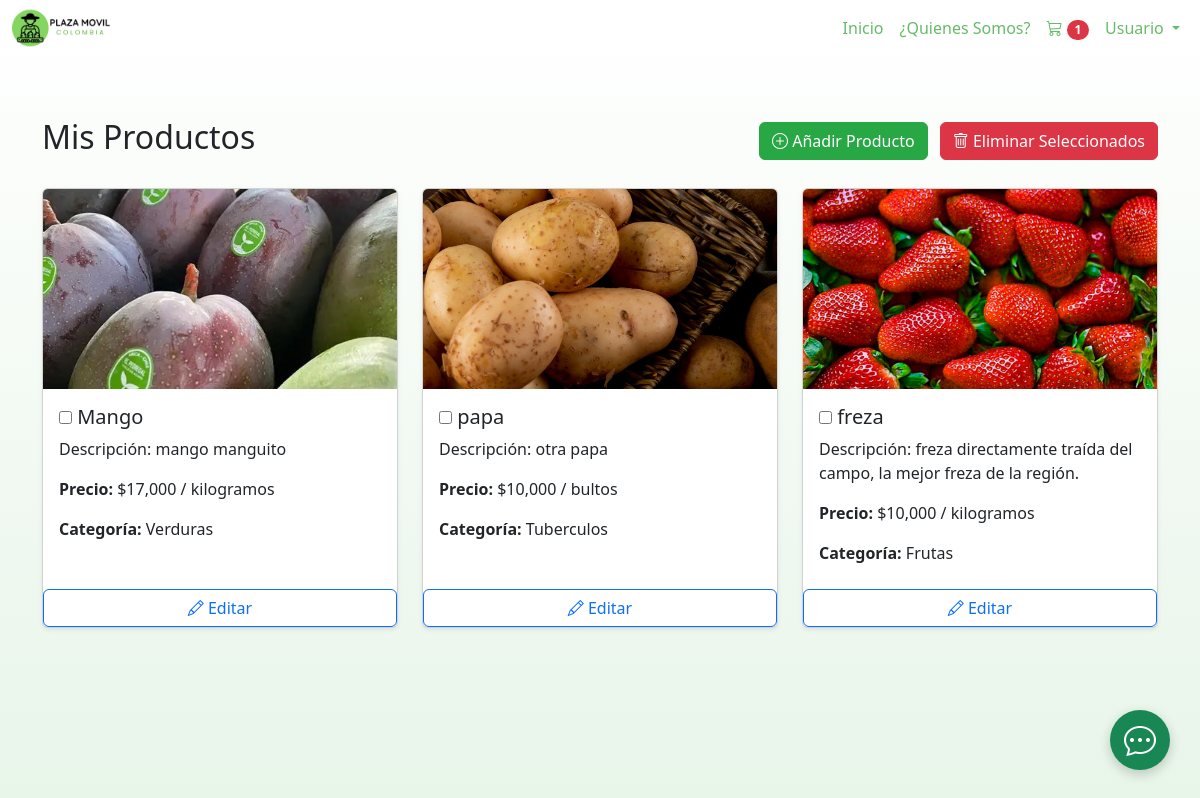
Page /view/mis_productos.php (signed in) on the earlier database version.
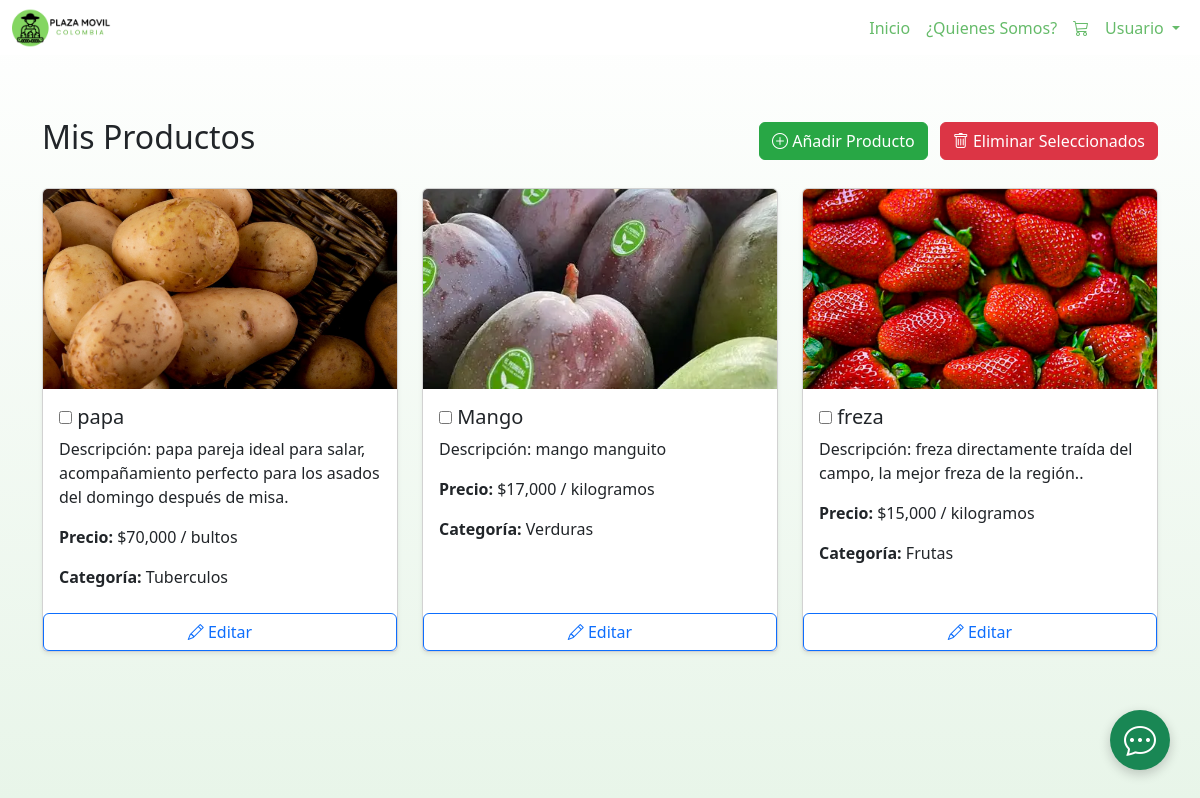
Same page on the later database version.
### tables this page shows
CREATE TABLE `productos` (
  `id_producto` int(11) NOT NULL,
  `id_agricultor` int(10) DEFAULT NULL,
  `id_categoria` int(10) DEFAULT NULL,
  `descripcion` varchar(250) DEFAULT NULL,
  `nombre` varchar(50) DEFAULT NULL,
  `stock` int(20) DEFAULT NULL,
  `precio_unitario` int(10) DEFAULT NULL,
  `id_unidad` int(10) DEFAULT NULL,
  `foto` varchar(100) DEFAULT NULL,
  `fecha_publicacion` date DEFAULT NULL
);

CREATE TABLE `unidades_de_medida` (
  `id_unidad` int(11) NOT NULL,
  `nombre` varchar(20) DEFAULT NULL
);

CREATE TABLE `categoria` (
  `id_categoria` int(11) NOT NULL,
  `nombre` varchar(20) DEFAULT NULL,
  `descripcion` varchar(50) DEFAULT NULL
);

### model/carrito_model.php (called while the page is built, shortened)
<?php
class CarritoModel {
    private $pdo;
    public function __construct($pdo) {
        $this->pdo = $pdo;
    }
    public function obtenerCarritoPorUsuario($id_usuario) {
        $stmt = $this->pdo->prepare("SELECT id_usuario FROM usuarios WHERE id_usuario = ?");
        $stmt->execute([$id_usuario]);
        $usuario = $stmt->fetch(PDO::FETCH_ASSOC);
        $stmt = $this->pdo->prepare("SELECT * FROM carrito WHERE id_usuario = ?");
        $stmt->execute([$id_usuario]);
        $carrito = $stmt->fetch(PDO::FETCH_ASSOC);
        return $carrito;
    }
}

### model/detalle_carrito_model.php (called while the page is built, shortened)
<?php
class DetalleCarritoModel {
    private $pdo;
    public function __construct($pdo) {
        $this->pdo = $pdo;
    }
    public function contarProductosUnicos($id_carrito) {
        $sql = "SELECT COUNT(*) as total FROM carrito_detalle WHERE id_carrito = ?";
        $stmt = $this->pdo->prepare($sql);
        $stmt->execute([$id_carrito]);
        $row = $stmt->fetch(PDO::FETCH_ASSOC);
        return $row ? intval($row['total']) : 0;
    }
}

### view/mis_productos.php (the view, shortened to what the changed rows need)
<?php
require_once '../controller/gestion_categorias.php';
$id_agricultor = $_SESSION['user_id_agricultor'] ?? null;
$stmt = $pdo->prepare("
    SELECT p.*, c.nombre AS categoria_nombre, u.nombre AS unidad_nombre
    FROM productos p
    INNER JOIN categoria c ON p.id_categoria = c.id_categoria
    LEFT JOIN unidades_de_medida u ON p.id_unidad = u.id_unidad
    WHERE p.id_agricultor = ?
    ORDER BY p.fecha_publicacion DESC
");
$stmt->execute([$id_agricultor]);
$productos = $stmt->fetchAll(PDO::FETCH_ASSOC);
?>
<!DOCTYPE html>
<html lang="es">
<head>
    <link href="https://cdn.jsdelivr.net/npm/bootstrap@5.3.7/dist/css/bootstrap.min.css" rel="stylesheet">
    <link rel="stylesheet" href="https://cdn.jsdelivr.net/npm/bootstrap-icons@1.11.3/font/bootstrap-icons.min.css">
    <link rel="stylesheet" href="/Plaza-M-vil-3.1/css/styles.css">
</head>
<body>
    <?php include '../navbar.php'; ?>
    <div class="container mt-5">
        <div class="d-flex justify-content-between align-items-center mb-4">
            <h2>Mis Productos</h2>
        </div>
        <form id="formEliminarProductos" method="POST" action="../controller/eliminarproductos.php">
            <div class="row">
                <?php foreach ($productos as $producto): ?>
                    <div class="col-md-4 mb-4">
                        <div class="card h-100 shadow-sm">
                            <img src="<?php echo !empty($producto['foto']) ? '../img/' . htmlspecialchars($producto['foto']) : '../img/default.png'; ?>"
                                class="card-img-top" alt="<?php echo htmlspecialchars($producto['nombre']); ?>">
                            <div class="card-body">
                                <h5 class="card-title">
                                    <input type="checkbox" class="producto-checkbox" name="productos_a_eliminar[]"
                                        value="<?php echo $producto['id_producto']; ?>">
                                    <?php echo htmlspecialchars($producto['nombre']); ?>
                                </h5>
                                <p class="card-text">Descripción: <?php echo htmlspecialchars($producto['descripcion']); ?>
                                </p>
                                <p class="card-text"><strong>Precio:</strong>
                                    $<?php echo number_format($producto['precio_unitario']); ?>
                                     / <?php echo htmlspecialchars($producto['unidad_nombre']); ?></p>
                                <p class="card-text"><strong>Categoría:</strong>
                                    <?php echo htmlspecialchars($producto['categoria_nombre']); ?></p>
                            </div>
                            <button type="button" class="btn btn-outline-primary w-100 mt-2" onclick="editarProducto(
                                    <?php echo $producto['id_producto']; ?>,
                                    '<?php echo htmlspecialchars(addslashes($producto['nombre'])); ?>',
                                    '<?php echo htmlspecialchars(addslashes($producto['descripcion'])); ?>',
                                    '<?php echo $producto['precio_unitario']; ?>',
                                    '<?php echo $producto['id_categoria']; ?>',
                                    '<?php echo $producto['stock']; ?>'
                                )">
                                <i class="bi bi-pencil"></i> Editar
                            </button>
                        </div>
                    </div>
                <?php endforeach; ?>
            </div>
        </form>
    </div>
</body>
</html>

### navbar.php (shortened to what the changed rows need)
<?php
require_once __DIR__. '/config/conexion.php';
require_once __DIR__. '/model/carrito_model.php';
require_once __DIR__.'/model/detalle_carrito_model.php';
    $carritoModel = new CarritoModel($pdo);
    $detalleModel = new DetalleCarritoModel($pdo);
    $totalProductos = 0;
if (isset($_SESSION['user_id_usuario'])) {
    $id_usuario = $_SESSION['user_id_usuario'];
    $carrito = $carritoModel->obtenerCarritoPorUsuario($id_usuario);
    if ($carrito) {
        $totalProductos = $detalleModel->contarProductosUnicos($carrito['id_carrito']);
    }
}
?>
<nav class="navbar navbar-expand-sm navbar-light bg-light-green fixed-top">
    <div class="container-fluid">
        <div class="collapse navbar-collapse" id="navbarSupportedContent">
            <ul class="navbar-nav ms-auto">
                <li class="nav-item">
                    <a class="nav-link" href="/view/carritoview.php">
                        <i class="bi bi-cart3"></i>
                        <?php if ($totalProductos > 0): ?>
                            <span class="badge bg-danger rounded-pill"><?php echo $totalProductos; ?></span>
                        <?php endif; ?>
                    </a>
                </li>
            </ul>
        </div>
    </div>
</nav>

Differences in the rows shown:
changed productos "papa": descripcion "otra papa" → "papa pareja ideal para salar, acompañamiento perfecto para los asados del domingo después de misa."; precio_unitario "10,000" → "70,000"; moves up the list
changed productos "freza": descripcion "freza directamente traída del campo, la mejor freza de la región." → "freza directamente traída del campo, la mejor freza de la región.."; precio_unitario "10,000" → "15,000"
Other differences:
$totalProductos: "1" → (not shown)
